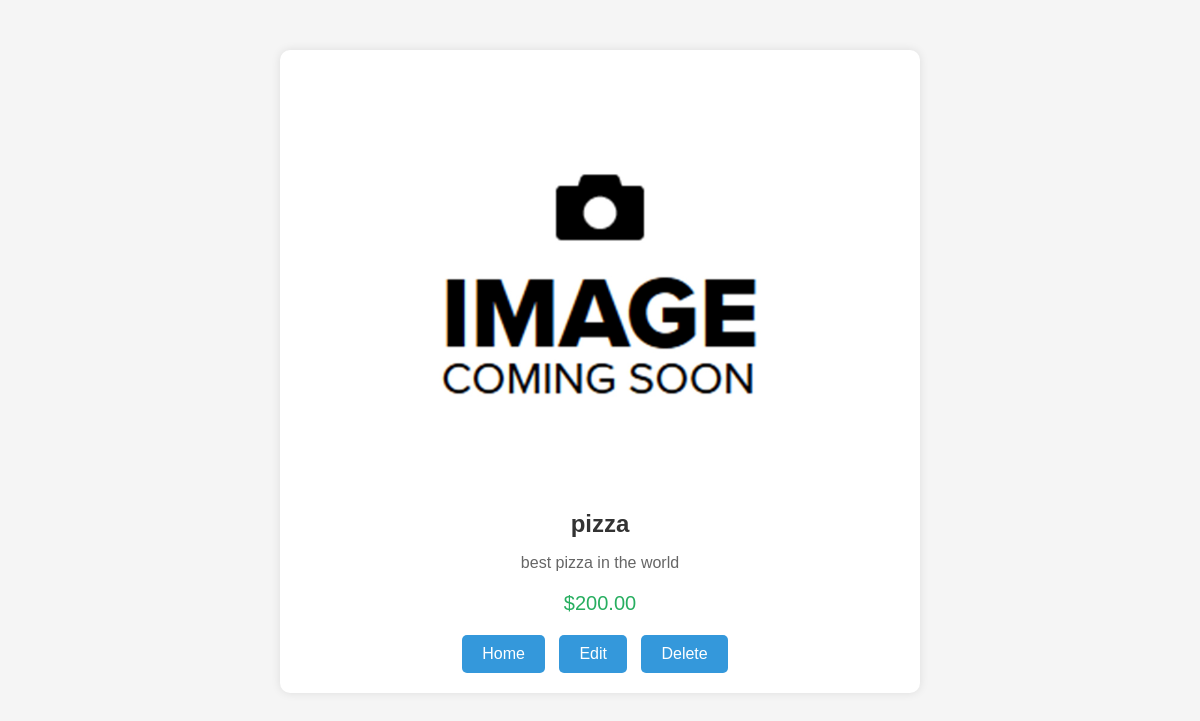
Page /details/1/ on the committed database.
### food_menu/models.py (models this page shows)
class Food(models.Model):
    item_name = models.CharField(max_length=200)
    item_desc = models.CharField(max_length=200)
    item_price = models.DecimalField(max_digits=10, decimal_places=2)
    item_img = models.ImageField(default="img/food_img.jpg")

### food_menu/views.py (the view)
# urls.py: path('details/<int:id>/',menu_views.details, name='details'),
def details(request,id):
    item = Food.objects.get(id=id)
    return render(request,'food_menu/details.html',{"item":item})

### food_menu/templates/food_menu/details.html (shortened to what this page needs)
{% load static %}
<!DOCTYPE html>
<html lang="en">
<head>
</head>
<body>
    <div class="container1">
        <div class="food-image">
            <img src="{% static item.item_img %}" alt="Food Image">
        </div>
        <div class="food-details">
            <h1 class="food-name">{{item.item_name}}</h1>
            <p class="food-description">{{item.item_desc}}</p>
            <p class="food-price">${{item.item_price}}</p>
            <div class="button-container">
                <a href="{% url 'index' %}" class="button">Home</a>
                <a href="{% url 'edit' item.id %}" class="button">Edit</a>
                <a href="#" class="button">Delete</a>
            </div>
        </div>
    </div>
</body>
</html>

### food_menu/templates/food_menu/details.html (style rules this page uses)
body { font-family: Arial, sans-serif; margin: 0; padding: 0; background-color: #f5f5f5; }
.container1 { max-width: 600px; margin: 50px auto; background-color: #fff; border-radius: 10px; box-shadow: 0px 0px 10px rgba(0, 0, 0, 0.1); padding: 20px; }
h1, p, .food-image { text-align: center; }
.food-image img { max-width: 100%; border-radius: 10px; margin-bottom: 20px; }
.food-name { font-size: 24px; color: #333; margin-bottom: 10px; }
.food-description { color: #666; margin-bottom: 20px; }
.food-price { font-size: 20px; color: #27ae60; margin-bottom: 20px; }
.button-container { text-align: center; }
.button { display: inline-block; padding: 10px 20px; background-color: #3498db; color: #fff; border: none; border-radius: 5px; cursor: pointer; text-decoration: none; margin-right: 10px; }

### rows in the picture
Food: item_img (picture), item_name "pizza", item_desc "best pizza in the world", item_price "200.00"
